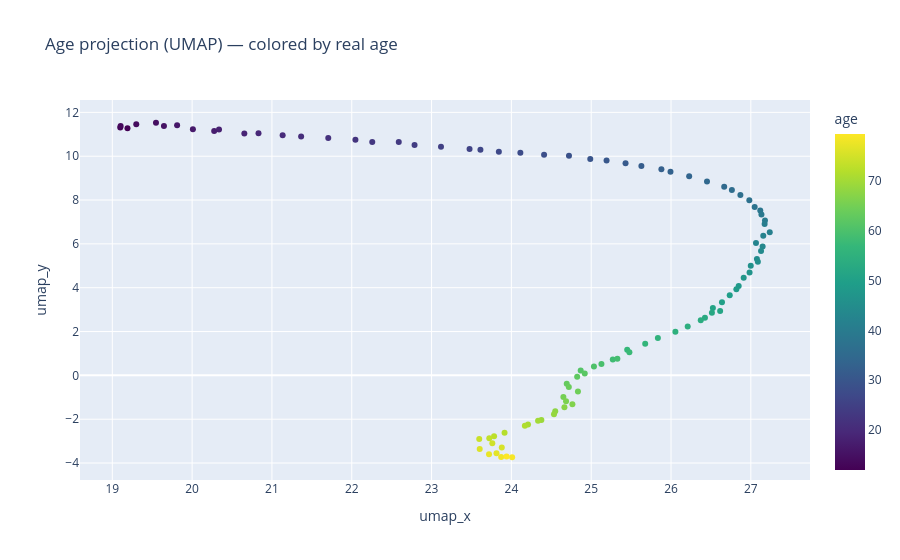
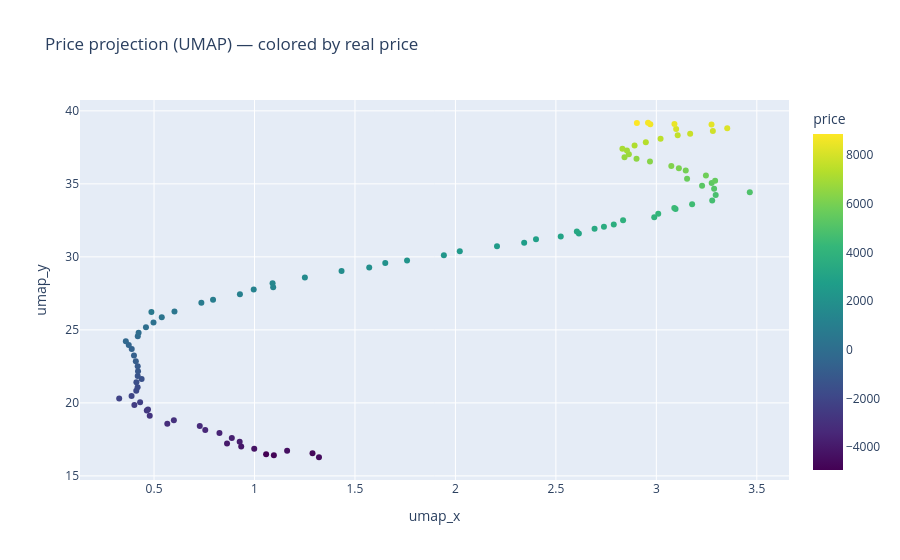
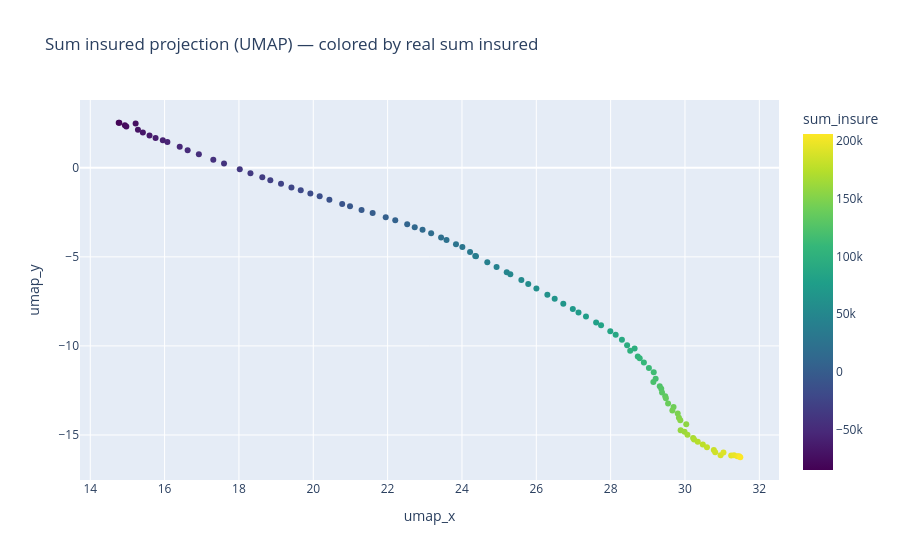

These figures' notebook cell, in order:
### Code cell
age_df = pd.DataFrame({"umap_x": age_umap[:, 0], "umap_y": age_umap[:, 1], "age": age_real})
price_df = pd.DataFrame({"umap_x": price_umap[:, 0], "umap_y": price_umap[:, 1], "price": price_real})
sum_insure_df = pd.DataFrame({"umap_x": sum_insure_umap[:, 0], "umap_y": sum_insure_umap[:, 1], "sum_insure": sum_insure_real})

px.scatter(age_df, x="umap_x", y="umap_y", color="age", color_continuous_scale="Viridis",
           title="Age projection (UMAP) — colored by real age").show()

px.scatter(price_df, x="umap_x", y="umap_y", color="price", color_continuous_scale="Viridis",
           title="Price projection (UMAP) — colored by real price").show()

px.scatter(sum_insure_df, x="umap_x", y="umap_y", color="sum_insure", color_continuous_scale="Viridis",
           title="Sum insured projection (UMAP) — colored by real sum insured").show()
